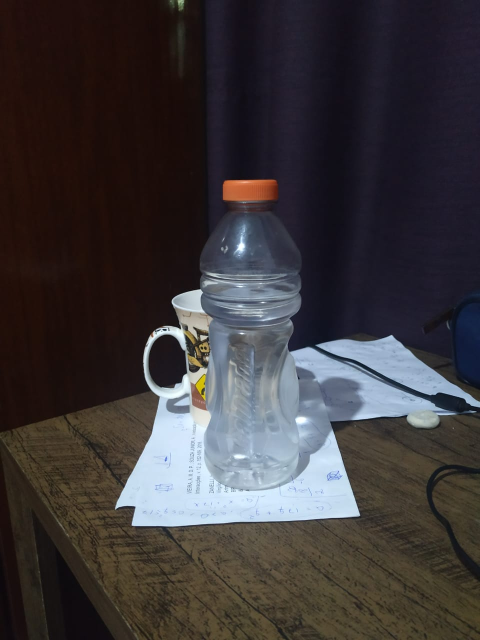
#> input picture openCV/primeirosTestes/img/garrafa01.jpeg, 960 x 1280 px (shown at 1/2 size)
$ jupyter execute pedreiroPitagoras_prototipo_01.ipynb
#> lines starting #> are read from the running program, lines starting #| are printed output that depends on the picture
### Primeiro teste PedreiroPitagoras (testes_openCV)

O objetivo é tentar estimar reais comprimentos, medidos por uma regua, por exemplo, em uma imagem em que um comprimento já é fornecido, ou seja, utilizando um comprimento já medido de uma imagem, tentar estimar outros comprimentos.

[cell 1]
import numpy as np
import matplotlib.pyplot as plt
import cv2

[cell 2]
img01 = cv2.imread('./img/garrafa01.jpeg')
#> img01 is the input picture: shape (1280, 960, 3); mean B, G, R 57.5, 55.5, 60

[cell 3]
imgAltura, imgLargura = img01.shape[0], img01.shape[1]
#> imgAltura = 1280; imgLargura = 960

[cell 4]
fig, axe = plt.subplots(figsize=(12,8))
axe.imshow(cv2.cvtColor(img01, cv2.COLOR_BGR2RGB)) # "as opencv loads in BGR format by default, we want to show it in RGB."
#plt.imshow(img01)
plt.show()

[cell 5]
#Achando alguns pontos de interesse na imagem usando vlines

fig, axe = plt.subplots(figsize=(18,10))
axe.imshow(cv2.cvtColor(img01, cv2.COLOR_BGR2RGB)) # "as opencv loads in BGR format by default, we want to show it in RGB."
#plt.imshow(img01)
axe.vlines(445,0,imgAltura-1, color='blue') # O less one deve-se ao fato dos vetores começarem do 0, logo uma imagem com 1280 pixels de altura, irá ser armazenada de 0 á 1279
axe.vlines(550,0, imgAltura-1, color='blue')
axe.hlines(380,0, imgLargura-1, color='blue')

plt.show()
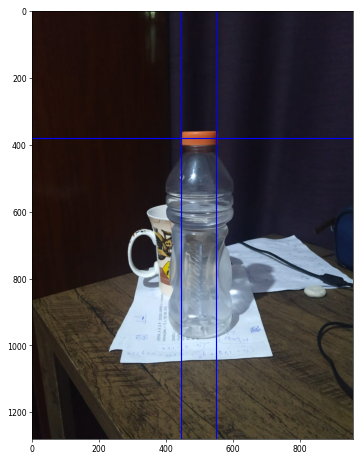
#> figure drawn by matplotlib, 1 panel

pontoA = [445, 380] # coordenada (x,y)
pontoB = [550, 380] # coordenada (x,y)

numPixelsEntreAB = pontoB[0] - pontoA[0] # pixels
numPixelsEntreAB_2 = np.sqrt((pontoB[0]-pontoA[0])**2 + (pontoB[1]-pontoA[1])**2); #print(numPixelsEntreAB_2) # mais geral
comprimentoEmpiricoAB = 3.3 # 3.3cm, real valor medido, utilizado como referência empirica paras as outras estimativas.
pixelsPorComprimento = numPixelsEntreAB/comprimentoEmpiricoAB # pixels por centimetro (número de pixels por centimetro)

print('Por experiencia a distância, comprimento, (medindo na régua) entre o ponto A e B = {0} cm'.format(comprimentoEmpiricoAB), end='\n')
print('O número de pixels entre A e B = {0} pixels'.format(numPixelsEntreAB))
print('Quantidade de pixels por centimetro = {0:.3} pixels/cm'.format(pixelsPorComprimento))

[cell 6]
fig, axe = plt.subplots(figsize=(20,12))
axe.imshow(cv2.cvtColor(img01, cv2.COLOR_BGR2RGB)) # "as opencv loads in BGR format by default, we want to show it in RGB."
axe.hlines(355,0,imgLargura-1, color='blue')
axe.hlines(980,0,imgLargura-1, color='blue')
axe.vlines(500,0, imgAltura-1, color='blue')
plt.show()
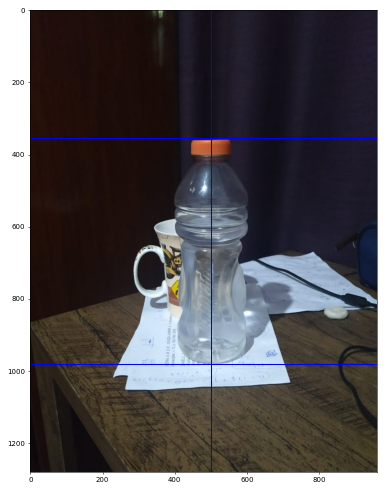
#> figure drawn by matplotlib, 1 panel

pontoC = [500,355]
pontoD = [500,980]

numPixelsEntreCD = pontoD[1] - pontoC[1]
comprimentoEstimadoCD = numPixelsEntreCD/pixelsPorComprimento;

print('O número de pixels entre C e D = {0} pixels'.format(numPixelsEntreCD))
print('Utilizando o número de pixels/cm acima {0:.3}, temos que uma estimativa para o comprimento real entre C e D = {1:.3} cm'.format(pixelsPorComprimento,comprimentoEstimadoCD))
print('O valor real, medido com auxílio de uma reguá para o comprimento de CD é próximo de {0} cm'.format(20))

[cell 7]
fig, axe = plt.subplots(figsize=(20,12))
axe.imshow(cv2.cvtColor(img01, cv2.COLOR_BGR2RGB)) # "as opencv loads in BGR format by default, we want to show it in RGB."
axe.vlines(815,0, imgAltura-1, color='red')
axe.vlines(880,0, imgAltura-1, color='red')
axe.hlines(840,0, imgLargura-1, color='red')
plt.show()
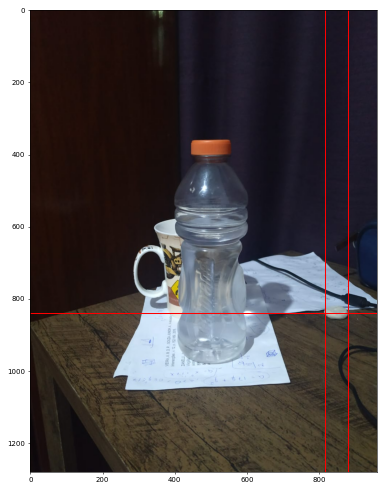
#> figure drawn by matplotlib, 1 panel

pontoE = [815,840]
pontoJ = [880,840]

numPixelsEntreEJ = pontoJ[0]-pontoE[0]
comprimentoEstimadoEJ = numPixelsEntreEJ/pixelsPorComprimento


print('O número de pixels entre E e J = {0} pixels'.format(numPixelsEntreEJ))
print('Utilizando o número de pixels/cm acima {0:.3}, temos que uma estimativa para o comprimento real entre E e J = {1:.3} cm'.format(pixelsPorComprimento,comprimentoEstimadoEJ))
print('O valor real, medido com auxílio de uma reguá para o comprimento de EJ é próximo de {0} cm'.format(2.7))

$ run again, with openCV/primeirosTestes/img/garrafa02.jpeg copied over openCV/primeirosTestes/img/garrafa01.jpeg
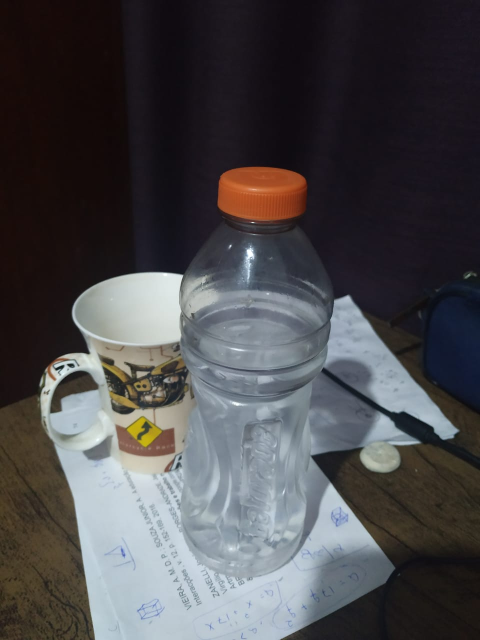
#> input picture openCV/primeirosTestes/img/garrafa02.jpeg, 960 x 1280 px (shown at 1/2 size)
#> img01 is the input picture: shape (1280, 960, 3); mean B, G, R 75.8, 73.2, 74.6
#> `plt.show()`:
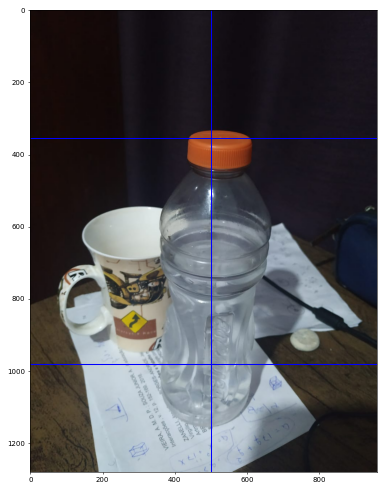
#> figure drawn by matplotlib, 1 panel
#> `plt.show()`:
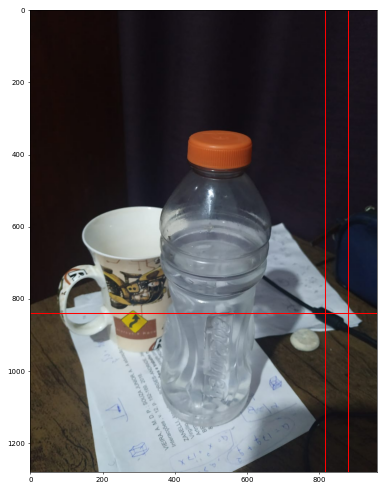
#> figure drawn by matplotlib, 1 panel
